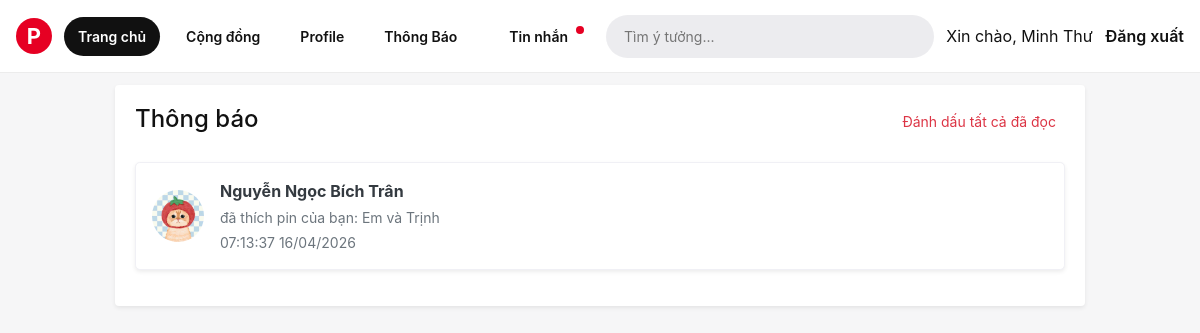
/Pinterest/public/index.php?r=notification/index (signed in), run on the app's committed database.
### tables this page shows
CREATE TABLE `notifications` (
  `id` int(10) UNSIGNED NOT NULL,
  `actor_id` int(10) UNSIGNED NOT NULL,
  `receiver_id` int(10) UNSIGNED NOT NULL,
  `type` varchar(20) NOT NULL,
  `pin_id` int(10) UNSIGNED DEFAULT NULL,
  `target_user_id` int(10) UNSIGNED DEFAULT NULL,
  `comment_text` text DEFAULT NULL,
  `is_read` tinyint(1) NOT NULL DEFAULT 0,
  `read_at` datetime DEFAULT NULL,
  `created_at` datetime NOT NULL
);

CREATE TABLE `users` (
  `id` int(10) UNSIGNED NOT NULL,
  `username` varchar(120) NOT NULL,
  `name` varchar(120) NOT NULL,
  `avatar` varchar(500) DEFAULT NULL,
  `role` enum('USER','ADMIN') NOT NULL DEFAULT 'USER',
  `status` enum('ACTIVE','BANNED') NOT NULL DEFAULT 'ACTIVE',
  `email` varchar(190) NOT NULL,
  `password_hash` varchar(255) NOT NULL,
  `created_at` datetime NOT NULL DEFAULT current_timestamp(),
  `bio` text DEFAULT NULL
);

CREATE TABLE `pins` (
  `id` int(10) UNSIGNED NOT NULL,
  `user_id` int(10) UNSIGNED NOT NULL,
  `category_id` int(10) UNSIGNED DEFAULT NULL,
  `title` varchar(255) NOT NULL,
  `description` text DEFAULT NULL,
  `image_url` varchar(500) NOT NULL,
  `source_link` varchar(500) DEFAULT NULL,
  `created_at` datetime NOT NULL DEFAULT current_timestamp(),
  `category_label` varchar(80) DEFAULT NULL
);

### Pinterest/core/Controller.php (called while the page is built, shortened)
<?php
class Controller
{
    protected function view(string $view, array $data = []): void
    {
        extract($data);
        require __DIR__ . '/../app/views/layouts/header.php';
        require __DIR__ . '/../app/views/' . $view . '.php';
        require __DIR__ . '/../app/views/layouts/footer.php';
    }
    protected function currentUserId(): ?int
    {
        return (int) $_SESSION['user']['id'];
    }
    protected function requireAuth(): int
    {
        $userId = $this->currentUserId();
        return $userId;
    }
}

### Pinterest/app/controllers/NotificationController.php (called while the page is built, shortened)
<?php
class NotificationController extends Controller
{
    public function indexAction(): void
    {
        $userId = $this->requireAuth();
        $db = Database::connection($this->config['db']);
        $notificationModel = new Notification($db);
        try {
            $notifications = $notificationModel->listByUser($userId);
        } catch (PDOException $e) {
            $notifications = [];
        }
        $this->view('notifications/index', [
            'notifications' => $notifications,
        ]);
    }
}

### Pinterest/core/Router.php (called while the page is built, shortened)
<?php
class Router
{
    private array $config;
    public function __construct(array $config)
    {
        $this->config = $config;
    }
    public function dispatch(string $route): void
    {
        $route = trim($route, '/');
        [$controllerName, $actionName] = array_pad(explode('/', $route), 2, 'index');
        $method = $actionName . 'Action';
        $controller = new $controllerClass($this->config);
        $controller->{$method}();
    }
}

### Pinterest/public/index.php (called while the page is built, shortened)
<?php
$config = require __DIR__ . '/../config/app.php';
require_once __DIR__ . '/../app/helpers.php';
spl_autoload_register(static function (string $class): void {
    $prefixes = [
        'Core\\' => __DIR__ . '/../core/',
        'App\\Controllers\\' => __DIR__ . '/../app/controllers/',
        'App\\Models\\' => __DIR__ . '/../app/models/',
    ];
    foreach ($prefixes as $prefix => $baseDir) {
        if (strpos($class, $prefix) !== 0) {
            continue;
        }
        $relativeClass = substr($class, strlen($prefix));
        $file = $baseDir . str_replace('\\', '/', $relativeClass) . '.php';
    }
});
$route = isset($_GET['r']) ? (string) $_GET['r'] : 'home/index';
$router = new Core\Router($config);
$router->dispatch($route);

### Pinterest/core/Model.php (called while the page is built, shortened)
<?php
abstract class Model
{
    public function __construct(PDO $db)
    {
        $this->db = $db;
    }
}

### Pinterest/app/models/Notification.php (called while the page is built, shortened)
<?php
class Notification extends Model
{
    public function listByUser(int $userId): array
    {
        try {
            $sql = 'SELECT n.id,
                           n.type,
                           n.created_at,
                           n.is_read,
                           n.pin_id,
                           n.comment_text,
                           u.name AS actor_name,
                           u.avatar AS actor_avatar,
                           p.title AS pin_title
                    FROM notifications n
                    INNER JOIN users u ON u.id = n.actor_id
                    LEFT JOIN pins p ON p.id = n.pin_id
                    WHERE n.receiver_id = :receiver_id
                    ORDER BY n.created_at DESC, n.id DESC
                    LIMIT 40';
            $stmt = $this->db->prepare($sql);
            $stmt->execute(['receiver_id' => $userId]);
        } catch (PDOException $e) {
            return [];
        }
        return $stmt->fetchAll(PDO::FETCH_ASSOC) ?: [];
    }
    private function ensureTable(): void
    {
        $sql = "CREATE TABLE IF NOT EXISTS notifications (
                    id INT UNSIGNED AUTO_INCREMENT PRIMARY KEY,
                    actor_id INT UNSIGNED NOT NULL,
                    receiver_id INT UNSIGNED NOT NULL,
                    type VARCHAR(20) NOT NULL,
                    pin_id INT UNSIGNED NULL,
                    target_user_id INT UNSIGNED NULL,
                    comment_text TEXT NULL,
                    is_read TINYINT(1) NOT NULL DEFAULT 0,
                    read_at DATETIME NULL,
                    created_at DATETIME NOT NULL,
                    INDEX idx_notifications_receiver (receiver_id),
                    INDEX idx_notifications_created (created_at)
                ) ENGINE=InnoDB DEFAULT CHARSET=utf8mb4";
        $this->db->exec($sql);
        try {
            $this->db->exec('ALTER TABLE notifications ADD COLUMN is_read TINYINT(1) NOT NULL DEFAULT 0');
        } catch (PDOException $e) {
        }
        try {
            $this->db->exec('ALTER TABLE notifications ADD COLUMN read_at DATETIME NULL');
        } catch (PDOException $e) {
        }
    }
}

### Pinterest/app/views/notifications/index.php (the view, shortened to what this page needs)
<div class="row">
    <div class="col-md-10 mx-auto">
        <div class="card border-0 shadow-sm">
            <div class="card-body">
                <div class="d-flex align-items-center justify-content-between mb-4">
                    <div>
                        <h1 class="h4 mb-1">Thông báo</h1>
                    </div>
                    <a class="btn btn-sm btn-link text-danger" href="index.php?r=notification/markRead">Đánh dấu tất cả đã đọc</a>
                </div>
                <?php if (empty($notifications)): ?>
                    <div class="text-center text-muted py-5">Chưa có thông báo nào.</div>
                <?php else: ?>
                    <?php foreach ($notifications as $notification): ?>
                        <?php
                        $type = (string) ($notification['type'] ?? '');
                        $pinId = (int) ($notification['pin_id'] ?? 0);
                        $targetLink = $type === 'follow' || $pinId <= 0
                            ? 'index.php?r=profile/show'
                            : 'index.php?r=pin/detail&id=' . $pinId;
                        $link = 'index.php?' . http_build_query([
                            'r' => 'notification/open',
                            'id' => (int) ($notification['id'] ?? 0),
                            'next' => $targetLink,
                        ]);
                        $actorName = (string) ($notification['actor_name'] ?? 'Người dùng');
                        $pinTitle = (string) ($notification['pin_title'] ?? 'Pin của bạn');
                        $commentText = trim((string) ($notification['comment_text'] ?? ''));
                        $message = '';
                        if ($type === 'like') {
                            $message = 'đã thích pin của bạn: ' . $pinTitle;
                        } elseif ($type === 'comment') {
                            $message = 'đã bình luận pin của bạn: ' . ($commentText !== '' ? $commentText : $pinTitle);
                        } else {
                            $message = 'đã theo dõi tài khoản của bạn.';
                        }
                        ?>
                        <a href="<?= htmlspecialchars($link) ?>" class="notification-card d-flex align-items-center p-3 mb-3 rounded-lg shadow-sm text-decoration-none">
                            <div class="notification-avatar mr-3"><?= avatar_circle_inner_html($notification['actor_avatar'] ?? null, $actorName) ?></div>
                            <div class="flex-fill">
                                <div class="d-flex align-items-start justify-content-between mb-1">
                                    <div>
                                        <div class="font-weight-bold mb-1 text-dark"><?= htmlspecialchars($actorName) ?></div>
                                        <div class="text-muted small text-truncate">
                                            <?= htmlspecialchars($message) ?>
                                        </div>
                                    </div>
                                </div>
                                <div class="d-flex align-items-center justify-content-between small text-muted">
                                    <span><?= date('H:i:s d/m/Y', strtotime($notification['created_at'])) ?></span>
                                </div>
                            </div>
                        </a>
                    <?php endforeach; ?>
                <?php endif; ?>
            </div>
        </div>
    </div>
</div>

### Pinterest/app/helpers.php (shortened to what this page needs)
<?php
function avatar_circle_inner_html(?string $avatar, string $displayName): string
{
    $path = trim((string) ($avatar ?? ''));
    $name = trim($displayName);
    if ($path !== '') {
        $alt = $name !== '' ? $name : 'User';
        return '<img src="' . htmlspecialchars($path, ENT_QUOTES, 'UTF-8') . '" alt="' . htmlspecialchars($alt, ENT_QUOTES, 'UTF-8') . '">';
    }
    return htmlspecialchars($first === '' ? 'N' : $first);
}

### Pinterest/public/assets/css/app.css (style rules this page uses)
body { background: #f6f6f7; color: #111; font-family: -apple-system, BlinkMacSystemFont, "Segoe UI", Roboto, Helvetica, Arial, sans-serif; }
:root { --auth-page-bg: #f0f2f5; --auth-page-bg-accent: linear-gradient(165deg, #f8f9fc 0%, #eef1f6 45%, #e8ecf4 100%); --auth-page-accent: #e60023; --auth-page-accent-hover: #c2001b; --auth-page-card-radius: 16px; --auth-page-shadow-lg: 0 24px 48px rgba(15, 23, 42, 0.12); }
.notification-card { background: #fff; border: 1px solid #f0f0f5; transition: transform 0.15s ease, box-shadow 0.15s ease; }
.notification-avatar { width: 52px; height: 52px; display: inline-flex; align-items: center; justify-content: center; border-radius: 50%; background: #e60023; color: #fff; font-weight: 700; font-size: 18px; flex-shrink: 0; overflow: hidden; }
.notification-avatar img { width: 100%; height: 100%; object-fit: cover; display: block; }
.notification-avatar:has(img) { background: transparent; }

### data on the page
notifications: users.avatar (picture), users.name "Nguyễn Ngọc Bích Trân", pin.title "đã thích pin của bạn: Em và Trịnh", created_at "07:13:37 16/04/2026"

### other printed values
$_SESSION['user']['name'] "Minh Thư"
